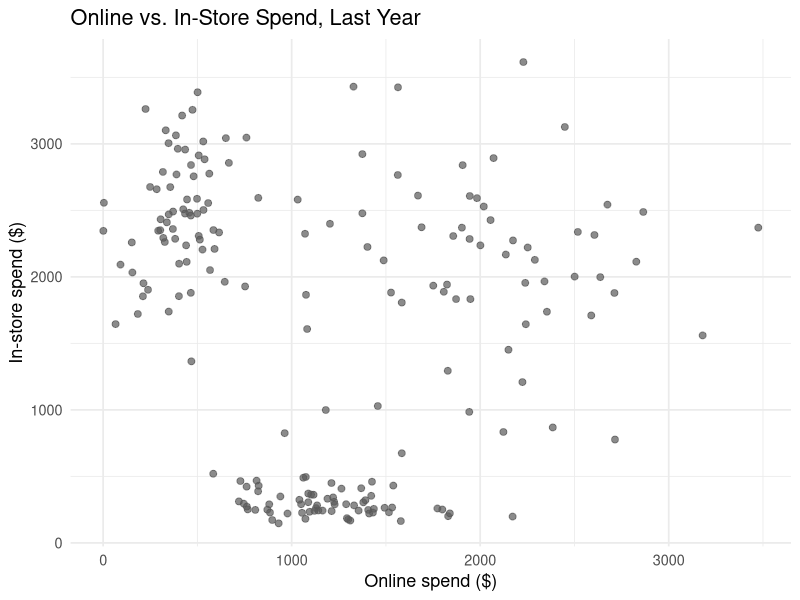
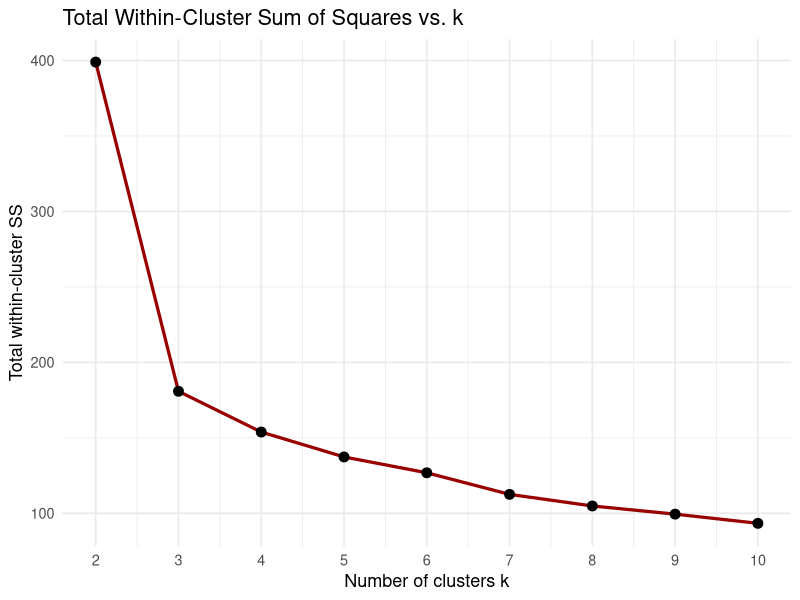
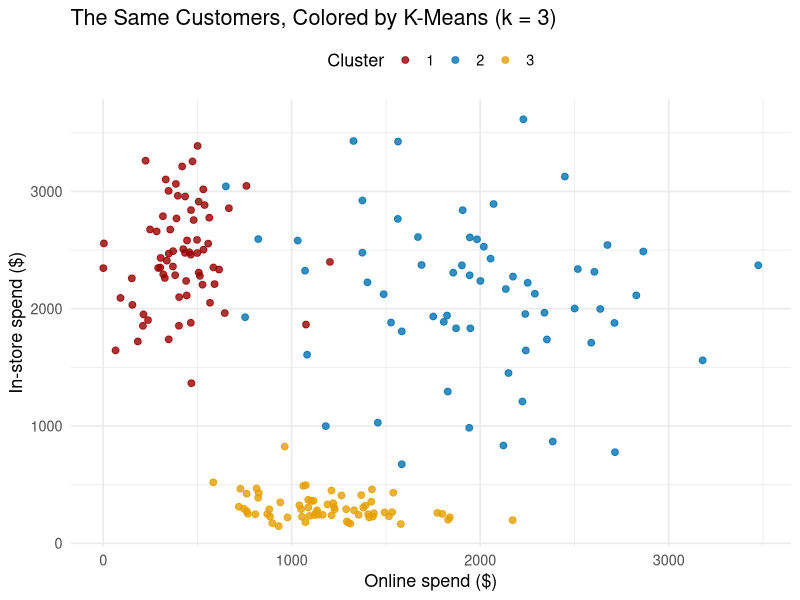
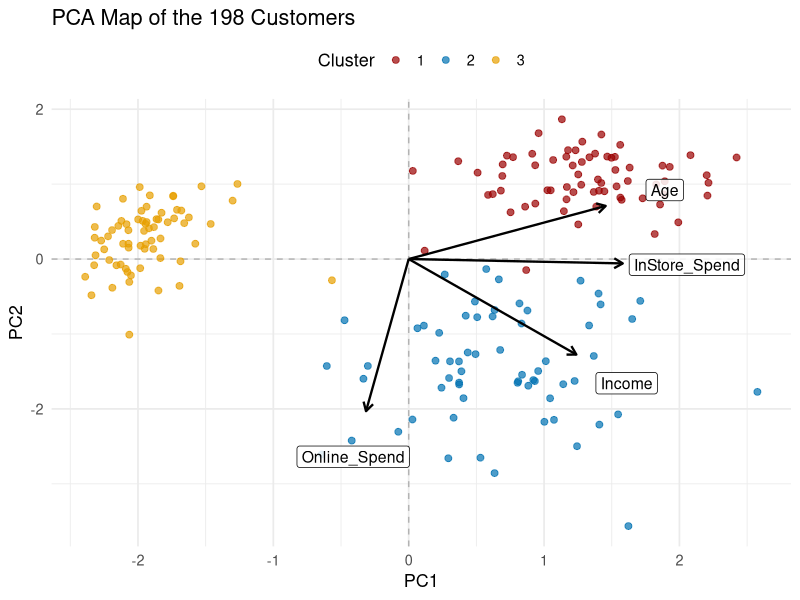

The R source for these figures, in order:
## ---- chunk 1
knitr::opts_chunk$set(message = FALSE, warning = FALSE,
                      fig.width = 8, fig.height = 4.5)
library(data.table)
library(ggplot2)
options(width = 110)
## ---- chunk 2
# load the data (the file must be in the same folder as this Rmd)
df <- fread("customer_clustering_data.csv")

# the first rows, and a summary of the four numeric columns
head(df)
summary(df[, .(Age, Income, Online_Spend, InStore_Spend)])
## ---- chunk 3
ggplot(df, aes(x = Online_Spend, y = InStore_Spend)) +
  geom_point(size = 2, alpha = 0.7, color = "grey35") +
  labs(title = "Online vs. In-Store Spend, Last Year",
       x = "Online spend ($)", y = "In-store spend ($)") +
  theme_minimal(base_size = 13)
## ---- chunk 4
# the four columns we cluster on
feat <- df[, .(Online_Spend, InStore_Spend, Age, Income)]

# standardize: each column becomes (value - its mean) / its standard deviation
X <- scale(feat)
round(head(X), 2)

# elbow curve: run k-means for k = 2 to 10 and record the within-cluster spread
set.seed(123)
wss <- sapply(2:10, function(k) kmeans(X, centers = k, nstart = 20)$tot.withinss)
elbow <- data.table(k = 2:10, wss = round(wss, 1))
elbow

ggplot(elbow, aes(x = k, y = wss)) +
  geom_line(color = "#990000", linewidth = 1.1) +
  geom_point(size = 3) +
  scale_x_continuous(breaks = 2:10) +
  labs(title = "Total Within-Cluster Sum of Squares vs. k",
       x = "Number of clusters k", y = "Total within-cluster SS") +
  theme_minimal(base_size = 13)
## ---- chunk 5
# k-means on the standardized columns; nstart = 20 tries 20 random starts
set.seed(123)
km <- kmeans(X, centers = 3, nstart = 20)
df[, cluster := factor(km$cluster)]

# profile each cluster in the ORIGINAL units (dollars, years)
profile <- df[, .(customers     = .N,
                  online_spend  = round(mean(Online_Spend)),
                  instore_spend = round(mean(InStore_Spend)),
                  total_spend   = round(mean(Online_Spend + InStore_Spend)),
                  age           = round(mean(Age), 1),
                  income        = round(mean(Income)),
                  total_all     = sum(Online_Spend + InStore_Spend)),
              keyby = cluster]
# each cluster's share of all the money customers spent
profile[, share_of_spend_pct := round(100 * total_all / sum(total_all), 1)]
profile[, total_all := NULL]
profile

ggplot(df, aes(x = Online_Spend, y = InStore_Spend, color = cluster)) +
  geom_point(size = 2, alpha = 0.8) +
  scale_color_manual(values = c("1" = "#990000", "2" = "#0072B2", "3" = "#E69F00")) +
  labs(title = "The Same Customers, Colored by K-Means (k = 3)",
       x = "Online spend ($)", y = "In-store spend ($)", color = "Cluster") +
  theme_minimal(base_size = 13) +
  theme(legend.position = "top")
## ---- chunk 6
# the same k-means, on the raw columns (no scale())
set.seed(123)
km_raw <- kmeans(feat, centers = 3, nstart = 20)
df[, cluster_raw := factor(km_raw$cluster)]

df[, .(customers     = .N,
       online_spend  = round(mean(Online_Spend)),
       instore_spend = round(mean(InStore_Spend)),
       age           = round(mean(Age), 1),
       income        = round(mean(Income))),
   keyby = cluster_raw]

# where did each customer go? Rows: the raw clusters from this task.
# Columns: the standardized clusters from Task 4. Each cell counts the
# customers who are in both.
where <- as.data.frame.matrix(table(df$cluster_raw, df$cluster))
colnames(where) <- paste("Task 4 cluster", colnames(where))
rownames(where) <- paste("Raw cluster", rownames(where))
knitr::kable(where, align = "c",
             caption = "Number of customers in each raw cluster (rows) and each Task 4 cluster (columns)")
## ---- chunk 7
# PCA on the four columns, standardized inside prcomp()
pca <- prcomp(feat, center = TRUE, scale. = TRUE)
summary(pca)

# loadings: how much each column counts in PC1 and PC2
round(pca$rotation[, 1:2], 2)

# the map: every customer at its (PC1, PC2), colored by cluster, plus the arrows
scores   <- data.table(pca$x[, 1:2], cluster = df$cluster)
loadings <- data.table(pca$rotation[, 1:2], variable = rownames(pca$rotation))
arrow_scale <- 2.5

ggplot() +
  geom_hline(yintercept = 0, linetype = "dashed", color = "grey70") +
  geom_vline(xintercept = 0, linetype = "dashed", color = "grey70") +
  geom_point(data = scores, aes(x = PC1, y = PC2, color = cluster),
             size = 2, alpha = 0.7) +
  geom_segment(data = loadings,
               aes(x = 0, y = 0, xend = PC1 * arrow_scale, yend = PC2 * arrow_scale),
               arrow = arrow(length = unit(0.25, "cm")), linewidth = 0.8) +
  geom_label(data = loadings,
             aes(x = PC1 * arrow_scale * 1.3, y = PC2 * arrow_scale * 1.3,
                 label = variable), size = 4, fill = "white", alpha = 0.85) +
  scale_color_manual(values = c("1" = "#990000", "2" = "#0072B2", "3" = "#E69F00")) +
  labs(title = "PCA Map of the 198 Customers",
       x = "PC1", y = "PC2", color = "Cluster") +
  theme_minimal(base_size = 13) +
  theme(legend.position = "top")
